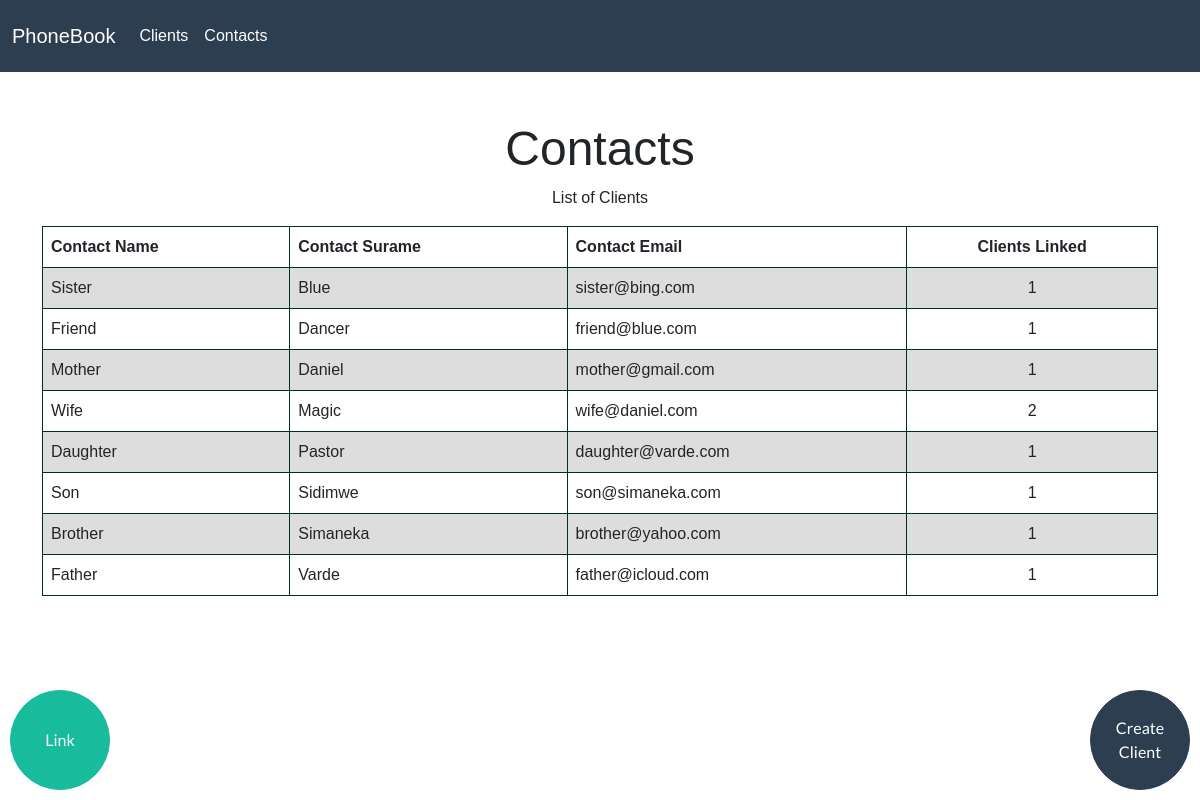
The app's page /contact with its own data.
### tables this page shows
CREATE TABLE `contacts` (
  `contact_id` int(11) NOT NULL,
  `contact_name` varchar(255) NOT NULL,
  `contact_surname` varchar(255) NOT NULL,
  `contact_email` varchar(255) NOT NULL,
  `clients_linked` int(11) NOT NULL,
  `created_on` timestamp NOT NULL DEFAULT current_timestamp()
);

### app/core/Controller.php (called while the page is built, shortened)
<?php
class Controller
{
    public $client = null;
    public $contact = null;
    public function __construct()
    {
        $this->client = new Clients();
        require_once '../app/models/contacts.php';
        $this->contact = new Contacts();
    }
    public function model($model)
    {
        if ($model == 'Clients') {
            $clients = $this->client->getAll($model);
            return $clients;
        }
        if ($model == 'Contacts') {
            $contacts = $this->contact->getAll($model);
            return $contacts;
        }
    }
    public function view($view, $data = [])
    {
        require_once '../app/views/' . $view . '.php';
    }
}

### app/controllers/contact.php (called while the page is built, shortened)
<?php
class Contact extends Controller
{
    public function index($name = '')
    {
        $contacts = $this->model('Contacts');
        $clients = $this->model('Clients');
        $clientsNum = 0;
        foreach ($clients as $client) {
            if ($client['contacts'] != '') {
                $clientsNum++;
            }
        }
        $this->view('home/contacts', [
            $contacts, $clients, $clientsNum
        ]);
    }
}

### app/core/App.php (called while the page is built, shortened)
<?php
class App
{
    protected $method = 'index';
    public function __construct()
    {
        $url = $this->parseUrl();
        if (file_exists('../app/controllers/' . $url[0] . '.php')) {
            unset($url[0]);
        }
        $this->controller = new $this->controller;
        $this->params = $url ? array_values($url) : [];
        call_user_func_array([$this->controller, $this->method], $this->params);
    }
    public function parseUrl()
    {
        if (isset($_GET['url'])) {
            return explode('/', filter_var(rtrim($_GET['url'], '/'), FILTER_SANITIZE_URL));
        }
    }
}

### public/index.php (called while the page is built, shortened)
<?php
$app = new App();

### app/core/Database.php (called while the page is built, shortened)
<?php
class Database
{
    public function __construct()
    {
        $servername = "localhost";
        $username = "root";
        $password = "";
        $dbname = "phonebook";
        $this->conn = new mysqli($servername, $username, $password, $dbname);
    }
}

### app/models/Contacts.php (called while the page is built, shortened)
<?php
require_once '../app/core/Database.php';
class Contacts extends Database
{
    public function getAll()
    {
        $contacts = [];
        $sql = "SELECT * FROM contacts ORDER BY contact_surname ASC";
        $result = $this->conn->query($sql);
        if ($result->num_rows > 0) {
            while ($row = $result->fetch_assoc()) {
                $contact = array(
                    'contact_id' => $row['contact_id'],
                    'contact_name' =>  $row['contact_name'],
                    'contact_surname' => $row['contact_surname'],
                    'contact_email' => $row['contact_email'],
                    'clients_linked' => $row['clients_linked'],
                    'created_on' => $row['created_on']
                );
                array_push($contacts, $contact);
            }
        }
        return $contacts;
    }
}

### app/views/home/contacts.php (the view, shortened to what this page needs)
<!DOCTYPE html>
<html lang="en">
<head>
    <link rel="stylesheet" href="../public/css/bootstrap.min.css">
    <link rel="stylesheet" href="../public/css/style.css">
</head>
<body>
    <nav class="navbar navbar-expand-lg navbar-dark bg-primary">
        <div class="container-fluid">
            <a class="navbar-brand" href="./">PhoneBook</a>
            <div class="collapse navbar-collapse" id="navbarColor01">
                <ul class="navbar-nav me-auto">
                    <li class="nav-item">
                        <a class="nav-link" href="./client">Clients</a>
                    </li>
                    <li class="nav-item">
                        <a class="nav-link" href="./contact">Contacts</a>
                    </li>
                </ul>
            </div>
        </div>
    </nav>
    <div class="container d-flex flex-column justify-content-center align-items-center mt-5">
        <h1>Contacts</h1>
        <?php if (count($data[0]) > 0) : ?>
            <p>List of Clients</p>
            <table>
                <tr>
                    <th>Contact Name</th>
                    <th>Contact Surame</th>
                    <th>Contact Email</th>
                    <th class="text-center">Clients Linked</th>
                </tr>
                <?php foreach ($data[0] as $contact) : ?>
                    <tr>
                        <td><?= $contact['contact_name'] ?></td>
                        <td><?= $contact['contact_surname'] ?></td>
                        <td><?= $contact['contact_email'] ?></td>
                        <td class="text-center"><?= $contact['clients_linked'] ?></td>
                    </tr>
                <?php endforeach; ?>
            </table>
        <?php else : ?>
            <p>No contact(s) found.</p>
        <?php endif; ?>
    </div>
    <button type="button" class="btn btn-primary createClient" data-bs-toggle="modal" data-bs-target="#staticBackdrop">
        Create Client
    </button>
    <button type="button" class="btn btn-success linkContacts" data-bs-toggle="modal" data-bs-target="#staticBackdrop2">
        Link
    </button>
</body>
</html>

### public/css/style.css (style rules this page uses)
* { margin: 0; padding: 0; box-sizing: border-box; font-family: NotoSans-Regular, sans-serif; }
h1, h2, h3, h4, h5, h6 { font-family: NotoSans-Bold, sans-serif; }
span, a, p { font-family: NotoSans-Light, sans-serif; }
table { border-collapse: collapse; width: 100%; }
th { font-family: NotoSans-Bold, sans-serif; }
td, th { border: 1px solid #002e1f; text-align: left; padding: 8px; }
tr:nth-child(even) { background-color: #dddddd; }
.createClient { border-radius: 50%; width: 100px; height: 100px; position: fixed; bottom: 10px; right: 10px; }
.linkContacts { border-radius: 50%; width: 100px; height: 100px; position: fixed; bottom: 10px; left: 10px; }

### records on screen
contacts: contact_name "Sister", contact_surname "Blue", contact_email "sister@bing.com", clients_linked "1"
contacts: contact_name "Friend", contact_surname "Dancer", contact_email "friend@blue.com", clients_linked "1"
contacts: contact_name "Mother", contact_surname "Daniel", contact_email "mother@gmail.com", clients_linked "1"
contacts: contact_name "Wife", contact_surname "Magic", contact_email "wife@daniel.com", clients_linked "2"
contacts: contact_name "Daughter", contact_surname "Pastor", contact_email "daughter@varde.com", clients_linked "1"
contacts: contact_name "Son", contact_surname "Sidimwe", contact_email "son@simaneka.com", clients_linked "1"
contacts: contact_name "Brother", contact_surname "Simaneka", contact_email "brother@yahoo.com", clients_linked "1"
contacts: contact_name "Father", contact_surname "Varde", contact_email "father@icloud.com", clients_linked "1"
